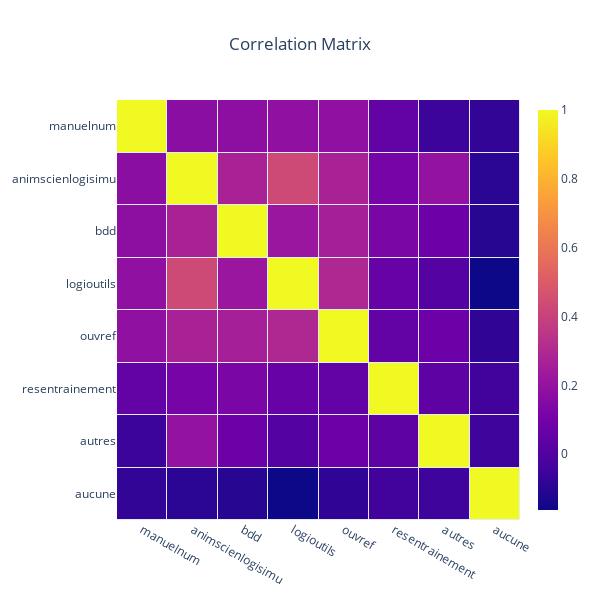

The notebook cell saved with this chart:
### Markdown cell above
### Corrélation

Avant de faire de la classification, nous allons voir si il existe une corrélation entre les différentes variables qu'on a là

### Code cell
columns_names = df_ressources.columns

heat = go.Heatmap(
    z = df_ressources.corr(),
    x = columns_names,
    y = columns_names,
    xgap = 1, ygap = 1,
    colorbar_thickness=20,
    colorbar_ticklen=3,
    hovertext = df_ressources.corr(),
    hoverinfo='text'
)

layout = go.Layout(
    title_text= "Correlation Matrix",
    title_x = 0.5,
    width=600, height=600,
    xaxis_showgrid=False,
    yaxis_showgrid=False,
    yaxis_autorange='reversed'
)

fig = go.Figure(data=[heat], layout=layout)
fig.show()

### Figure 1 — Plotly figure (JSON) as saved in the notebook; plotly's stock layout.template omitted (floating-point values rounded to 4 significant figures)
{"data": [{"colorbar": {"thickness": 20, "ticklen": 3}, "hoverinfo": "text", "hovertext": [[1, 0.1742, 0.1772, 0.1863, 0.189, 0.05156, -0.05433, -0.07566], [0.1742, 1, 0.2702, 0.43, 0.2704, 0.1112, 0.1979, -0.09338], [0.1772, 0.2702, 1, 0.2205, 0.2593, 0.1224, 0.07892, -0.1044], [0.1863, 0.43, 0.2205, 1, 0.2926, 0.06268, 0.01118, -0.1623], [0.189, 0.2704, 0.2593, 0.2926, 1, 0.05058, 0.07569, -0.08207], [0.05156, 0.1112, 0.1224, 0.06268, 0.05058, 1, 0.04147, -0.04319], [-0.05433, 0.1979, 0.07892, 0.01118, 0.07569, 0.04147, 1, -0.05118], [-0.07566, -0.09338, -0.1044, -0.1623, -0.08207, -0.04319, -0.05118, 1]], "type": "heatmap", "x": ["manuelnum", "animscienlogisimu", "bdd", "logioutils", "ouvref", "resentrainement", "autres", "aucune"], "xgap": 1, "y": ["manuelnum", "animscienlogisimu", "bdd", "logioutils", "ouvref", "resentrainement", "autres", "aucune"], "ygap": 1, "z": [[1, 0.1742, 0.1772, 0.1863, 0.189, 0.05156, -0.05433, -0.07566], [0.1742, 1, 0.2702, 0.43, 0.2704, 0.1112, 0.1979, -0.09338], [0.1772, 0.2702, 1, 0.2205, 0.2593, 0.1224, 0.07892, -0.1044], [0.1863, 0.43, 0.2205, 1, 0.2926, 0.06268, 0.01118, -0.1623], [0.189, 0.2704, 0.2593, 0.2926, 1, 0.05058, 0.07569, -0.08207], [0.05156, 0.1112, 0.1224, 0.06268, 0.05058, 1, 0.04147, -0.04319], [-0.05433, 0.1979, 0.07892, 0.01118, 0.07569, 0.04147, 1, -0.05118], [-0.07566, -0.09338, -0.1044, -0.1623, -0.08207, -0.04319, -0.05118, 1]]}], "layout": {"height": 600, "title": {"text": "Correlation Matrix", "x": 0.5}, "width": 600, "xaxis": {"showgrid": false}, "yaxis": {"autorange": "reversed", "showgrid": false}}}
